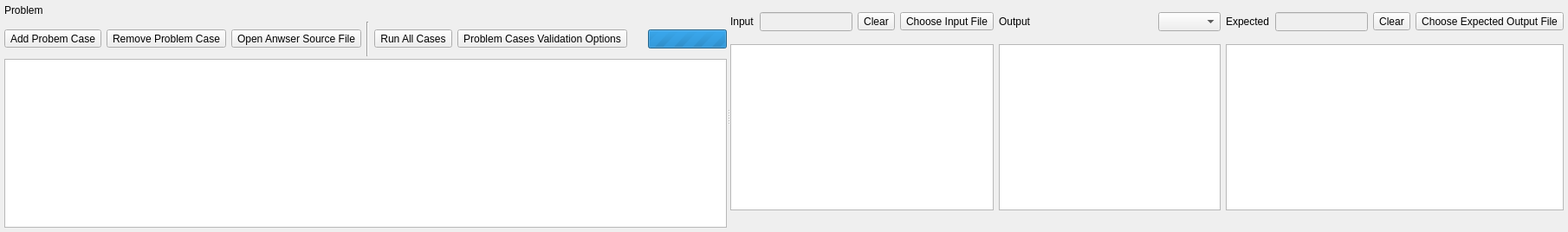
    <widget class="QWidget" name="tabProblem">
     <attribute name="title">
      <string>Problem</string>
     </attribute>
     <layout class="QVBoxLayout" name="verticalLayout_8">
      <property name="leftMargin">
       <number>5</number>
      </property>
      <property name="topMargin">
       <number>5</number>
      </property>
      <property name="rightMargin">
       <number>5</number>
      </property>
      <property name="bottomMargin">
       <number>5</number>
      </property>
      <item>
       <widget class="QSplitter" name="splitterProblem">
        <property name="orientation">
         <enum>Qt::Horizontal</enum>
        </property>
        <widget class="QWidget" name="panelProblemCaseInfo" native="true">
         <layout class="QVBoxLayout" name="verticalLayout_7">
          <property name="spacing">
           <number>3</number>
          </property>
          <property name="leftMargin">
           <number>0</number>
          </property>
          <property name="topMargin">
           <number>0</number>
          </property>
          <property name="rightMargin">
           <number>0</number>
          </property>
          <property name="bottomMargin">
           <number>0</number>
          </property>
          <item>
           <widget class="QLabel" name="lblProblem">
            <property name="frameShape">
             <enum>QFrame::NoFrame</enum>
            </property>
            <property name="text">
             <string>Problem</string>
            </property>
            <property name="margin">
             <number>5</number>
            </property>
            <property name="openExternalLinks">
             <bool>true</bool>
            </property>
           </widget>
          </item>
          <item>
           <widget class="QWidget" name="widget_3" native="true">
            <property name="minimumSize">
             <size>
              <width>0</width>
              <height>0</height>
             </size>
            </property>
            <layout class="QHBoxLayout" name="horizontalLayout_16">
             <property name="leftMargin">
              <number>0</number>
             </property>
             <property name="topMargin">
              <number>0</number>
             </property>
             <property name="rightMargin">
              <number>0</number>
             </property>
             <property name="bottomMargin">
              <number>0</number>
             </property>
            </layout>
           </widget>
          </item>
          <item>
           <widget class="QWidget" name="widget_6" native="true">
            <layout class="QHBoxLayout" name="horizontalLayout_17">
             <property name="leftMargin">
              <number>0</number>
             </property>
             <property name="topMargin">
              <number>0</number>
             </property>
             <property name="rightMargin">
              <number>0</number>
             </property>
             <property name="bottomMargin">
              <number>0</number>
             </property>
             <item>
              <widget class="QToolButton" name="btnAddProblemCase">
               <property name="toolTip">
                <string>Add Probem Case</string>
               </property>
               <property name="text">
                <string>Add Probem Case</string>
               </property>
               <property name="icon">
                <iconset resource="R:/RedPanda-CPP-Qt5_64_Debug/RedPandaIDE/.qrc/iconsets.qrc">
                 <normaloff>:/resources/iconsets/newlook/actions/00Misc-03Add.svg</normaloff>:/resources/iconsets/newlook/actions/00Misc-03Add.svg</iconset>
               </property>
              </widget>
             </item>
             <item>
              <widget class="QToolButton" name="btnRemoveProblemCase">
               <property name="toolTip">
                <string>Remove Problem Case</string>
               </property>
               <property name="text">
                <string>Remove Problem Case</string>
               </property>
               <property name="icon">
                <iconset resource="R:/RedPanda-CPP-Qt5_64_Debug/RedPandaIDE/.qrc/iconsets.qrc">
                 <normaloff>:/resources/iconsets/newlook/actions/00Misc-04Remove.svg</normaloff>:/resources/iconsets/newlook/actions/00Misc-04Remove.svg</iconset>
               </property>
              </widget>
             </item>
             <item>
              <widget class="QToolButton" name="btnOpenProblemAnswer">
               <property name="toolTip">
                <string>Open Anwser Source File</string>
               </property>
               <property name="text">
                <string>Open Anwser Source File</string>
               </property>
               <property name="icon">
                <iconset resource="R:/RedPanda-CPP-Qt5_64_Debug/RedPandaIDE/.qrc/iconsets.qrc">
                 <normaloff>:/resources/iconsets/newlook/actions/08Problem-04EditSource.svg</normaloff>:/resources/iconsets/newlook/actions/08Problem-04EditSource.svg</iconset>
               </property>
              </widget>
             </item>
             <item>
              <widget class="Line" name="line">
               <property name="orientation">
                <enum>Qt::Vertical</enum>
               </property>
              </widget>
             </item>
             <item>
              <widget class="QToolButton" name="btnRunAllProblemCases">
               <property name="toolTip">
                <string>Run All Cases</string>
               </property>
               <property name="text">
                <string>Run All Cases</string>
               </property>
               <property name="icon">
                <iconset resource="R:/RedPanda-CPP-Qt5_64_Debug/RedPandaIDE/.qrc/iconsets.qrc">
                 <normaloff>:/resources/iconsets/newlook/actions/08Problem-05RunCases.svg</normaloff>:/resources/iconsets/newlook/actions/08Problem-05RunCases.svg</iconset>
               </property>
              </widget>
             </item>
             <item>
              <widget class="QToolButton" name="btnCaseValidateOptions">
               <property name="text">
                <string>Problem Cases Validation Options</string>
               </property>
               <property name="icon">
                <iconset resource="R:/RedPanda-CPP-Qt5_64_Debug/RedPandaIDE/.qrc/iconsets.qrc">
                 <normaloff>:/resources/iconsets/newlook/actions/00Misc-05Gear.svg</normaloff>:/resources/iconsets/newlook/actions/00Misc-05Gear.svg</iconset>
               </property>
              </widget>
             </item>
             <item>
              <spacer name="horizontalSpacer_4">
               <property name="orientation">
                <enum>Qt::Horizontal</enum>
               </property>
               <property name="sizeHint" stdset="0">
                <size>
                 <width>20</width>
                 <height>40</height>
                </size>
               </property>
              </spacer>
             </item>
             <item>
              <widget class="QProgressBar" name="pbProblemCases">
               <property name="sizePolicy">
                <sizepolicy hsizetype="Preferred" vsizetype="Fixed">
                 <horstretch>0</horstretch>
                 <verstretch>0</verstretch>
                </sizepolicy>
               </property>
               <property name="maximum">
                <number>0</number>
               </property>
               <property name="value">
                <number>0</number>
               </property>
               <property name="format">
                <string>%v/%m</string>
               </property>
              </widget>
             </item>
            </layout>
           </widget>
          </item>
          <item>
           <widget class="QTableView" name="tblProblemCases">
            <property name="dragEnabled">
             <bool>true</bool>
            </property>
            <property name="dragDropOverwriteMode">
             <bool>false</bool>
            </property>
            <property name="dragDropMode">
             <enum>QAbstractItemView::NoDragDrop</enum>
            </property>
            <property name="defaultDropAction">
             <enum>Qt::IgnoreAction</enum>
            </property>
            <property name="alternatingRowColors">
             <bool>true</bool>
            </property>
            <property name="selectionMode">
             <enum>QAbstractItemView::NoSelection</enum>
            </property>
            <property name="selectionBehavior">
             <enum>QAbstractItemView::SelectItems</enum>
            </property>
            <attribute name="horizontalHeaderDefaultSectionSize">
             <number>200</number>
            </attribute>
            <attribute name="horizontalHeaderStretchLastSection">
             <bool>true</bool>
            </attribute>
           </widget>
          </item>
         </layout>
        </widget>
        <widget class="QWidget" name="panelProblemCase" native="true">
         <layout class="QGridLayout" name="gridLayout_3">
          <property name="leftMargin">
           <number>0</number>
          </property>
          <property name="topMargin">
           <number>0</number>
          </property>
          <property name="rightMargin">
           <number>0</number>
          </property>
          <property name="bottomMargin">
           <number>0</number>
          </property>
          <item row="0" column="0">
           <widget class="QWidget" name="widgetProblemCaseInputCaption" native="true">
            <layout class="QGridLayout" name="gridLayout_4">
             <property name="leftMargin">
              <number>0</number>
             </property>
             <property name="topMargin">
              <number>0</number>
             </property>
             <property name="rightMargin">
              <number>0</number>
             </property>
             <property name="bottomMargin">
              <number>0</number>
             </property>
             <item row="0" column="1">
              <widget class="QLineEdit" name="txtProblemCaseInputFileName">
               <property name="enabled">
                <bool>false</bool>
               </property>
               <property name="readOnly">
                <bool>true</bool>
               </property>
              </widget>
             </item>
             <item row="0" column="3">
              <widget class="QToolButton" name="btnProblemCaseInputFileName">
               <property name="toolTip">
                <string>Choose Input File</string>
               </property>
               <property name="text">
                <string>Choose Input File</string>
               </property>
               <property name="icon">
                <iconset resource="R:/RedPanda-CPP-Qt5_64_Debug/RedPandaIDE/.qrc/iconsets.qrc">
                 <normaloff>:/resources/iconsets/newlook/actions/00Misc-07Folder.svg</normaloff>:/resources/iconsets/newlook/actions/00Misc-07Folder.svg</iconset>
               </property>
              </widget>
             </item>
             <item row="0" column="2">
              <widget class="QToolButton" name="btnProblemCaseClearInputFileName">
               <property name="text">
                <string>Clear</string>
               </property>
              </widget>
             </item>
             <item row="0" column="0">
              <widget class="QLabel" name="label_4">
               <property name="text">
                <string>Input</string>
               </property>
              </widget>
             </item>
            </layout>
           </widget>
          </item>
          <item row="3" column="0">
           <widget class="QLabel" name="lblProblemCaseInput">
            <property name="text">
             <string/>
            </property>
           </widget>
          </item>
          <item row="2" column="0">
           <widget class="LineNumberTextEditor" name="txtProblemCaseInput">
            <property name="sizePolicy">
             <sizepolicy hsizetype="Expanding" vsizetype="Expanding">
              <horstretch>0</horstretch>
              <verstretch>0</verstretch>
             </sizepolicy>
            </property>
            <property name="lineWrapMode">
             <enum>QPlainTextEdit::NoWrap</enum>
            </property>
           </widget>
          </item>
          <item row="2" column="3">
           <widget class="LineNumberTextEditor" name="txtProblemCaseExpected">
            <property name="sizePolicy">
             <sizepolicy hsizetype="Expanding" vsizetype="Expanding">
              <horstretch>0</horstretch>
              <verstretch>0</verstretch>
             </sizepolicy>
            </property>
            <property name="lineWrapMode">
             <enum>QPlainTextEdit::NoWrap</enum>
            </property>
           </widget>
          </item>
          <item row="2" column="2">
           <widget class="LineNumberTextEditor" name="txtProblemCaseOutput">
            <property name="sizePolicy">
             <sizepolicy hsizetype="Expanding" vsizetype="Expanding">
              <horstretch>0</horstretch>
              <verstretch>0</verstretch>
             </sizepolicy>
            </property>
            <property name="lineWrapMode">
             <enum>QPlainTextEdit::NoWrap</enum>
            </property>
            <property name="readOnly">
             <bool>true</bool>
            </property>
           </widget>
          </item>
          <item row="0" column="3">
           <widget class="QWidget" name="widgetProblemCaseExpectedCaption" native="true">
            <layout class="QHBoxLayout" name="horizontalLayout_18">
             <property name="leftMargin">
              <number>0</number>
             </property>
             <property name="topMargin">
              <number>0</number>
             </property>
             <property name="rightMargin">
              <number>0</number>
             </property>
             <property name="bottomMargin">
              <number>0</number>
             </property>
             <item>
              <widget class="QLabel" name="label_5">
               <property name="text">
                <string>Expected</string>
               </property>
              </widget>
             </item>
             <item>
              <widget class="QLineEdit" name="txtProblemCaseExpectedOutputFileName">
               <property name="enabled">
                <bool>false</bool>
               </property>
               <property name="readOnly">
                <bool>true</bool>
               </property>
              </widget>
             </item>
             <item>
              <widget class="QToolButton" name="btnProblemCaseClearExpectedOutputFileName">
               <property name="toolTip">
                <string>Clear</string>
               </property>
               <property name="text">
                <string>Clear</string>
               </property>
              </widget>
             </item>
             <item>
              <widget class="QToolButton" name="btnProblemCaseExpectedOutputFileName">
               <property name="text">
                <string>Choose Expected Output File</string>
               </property>
               <property name="icon">
                <iconset resource="R:/RedPanda-CPP-Qt5_64_Debug/RedPandaIDE/.qrc/iconsets.qrc">
                 <normaloff>:/resources/iconsets/newlook/actions/00Misc-07Folder.svg</normaloff>:/resources/iconsets/newlook/actions/00Misc-07Folder.svg</iconset>
               </property>
              </widget>
             </item>
            </layout>
           </widget>
          </item>
          <item row="0" column="2">
           <widget class="QWidget" name="widgetProblemCaseOutputCaption" native="true">
            <layout class="QHBoxLayout" name="horizontalLayout_19">
             <property name="leftMargin">
              <number>0</number>
             </property>
             <property name="topMargin">
              <number>0</number>
             </property>
             <property name="rightMargin">
              <number>0</number>
             </property>
             <property name="bottomMargin">
              <number>0</number>
             </property>
             <item>
              <widget class="QLabel" name="lblProblemCaseOutputCaption">
               <property name="text">
                <string>Output</string>
               </property>
              </widget>
             </item>
             <item>
              <spacer name="horizontalSpacer_5">
               <property name="orientation">
                <enum>Qt::Horizontal</enum>
               </property>
               <property name="sizeHint" stdset="0">
                <size>
                 <width>20</width>
                 <height>40</height>
                </size>
               </property>
              </spacer>
             </item>
             <item>
              <widget class="QComboBox" name="cbProblemCaseValidateType"/>
             </item>
            </layout>
           </widget>
          </item>
          <item row="3" column="3">
           <widget class="QLabel" name="lblProblemCaseExpected">
            <property name="text">
             <string/>
            </property>
           </widget>
          </item>
          <item row="3" column="2">
           <widget class="QLabel" name="lblProblemCaseOutput">
            <property name="text">
             <string/>
            </property>
           </widget>
          </item>
         </layout>
        </widget>
       </widget>
      </item>
     </layout>
    </widget>
